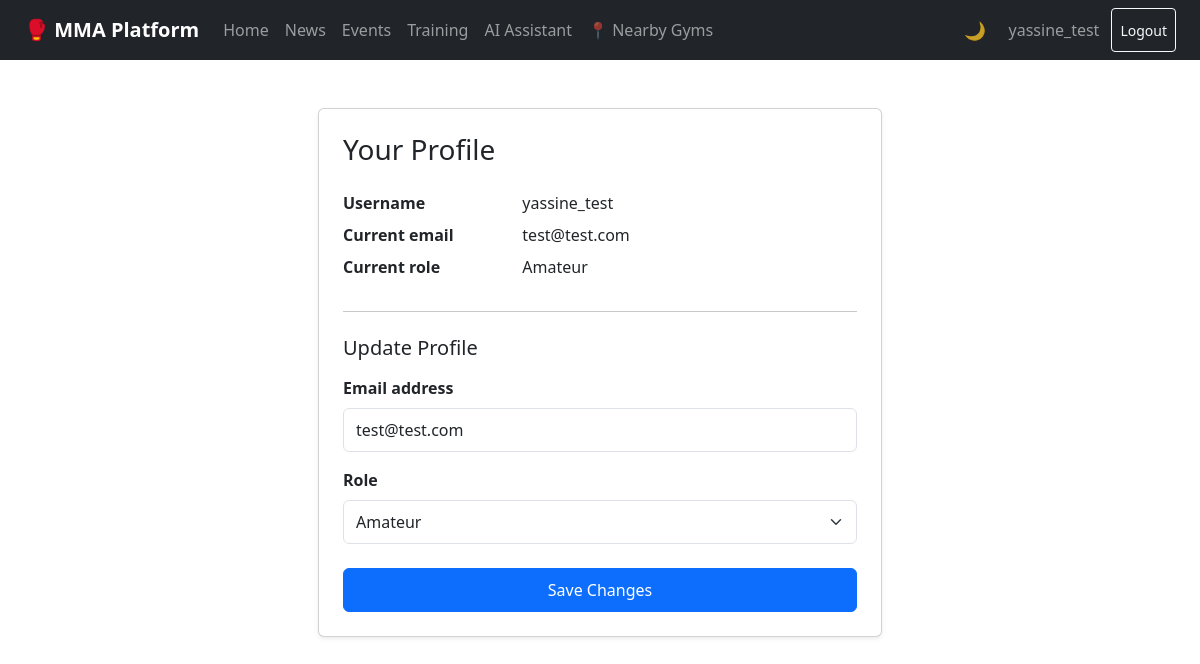
The app's page /accounts/profile/ (signed in) with its own data.
### apps/accounts/models.py (models this page shows)
class User(AbstractUser):
    ROLE_CHOICES = [
        ("amateur", "Amateur"),
        ("coach", "Coach"),
        ("admin", "Admin"),
    ]
    role = models.CharField(max_length=10, choices=ROLE_CHOICES, default="amateur")
    preferences = models.JSONField(default=dict, blank=True)
    is_suspended = models.BooleanField(default=False)

### apps/accounts/views.py (the view, shortened to what this page needs)
# urls.py: path("profile/", views.ProfileView.as_view(), name="profile"),
class ProfileView(LoginRequiredMixin, View):
    template_name = "accounts/profile.html"
    def get(self, request):
        form = ProfileUpdateForm(
            initial={
                "email": request.user.email,
                "role": request.user.role,
            }
        )
        return render(request, self.template_name, {"form": form, "user": request.user})

### apps/accounts/forms.py
class ProfileUpdateForm(forms.Form):
    email = forms.EmailField(
        widget=forms.EmailInput(attrs={"autocomplete": "email"}),
        error_messages={
            "required": "Please enter your email address.",
            "invalid": "Please enter a valid email address.",
        },
    )
    role = forms.ChoiceField(
        choices=REGISTRATION_ROLE_CHOICES,
        error_messages={
            "required": "Please select a role.",
            "invalid_choice": "Please select a valid role.",
        },
    )

### templates/accounts/profile.html (shortened to what this page needs)
{% extends "base.html" %}
{% block content %}
<div class="container py-5">
    <div class="row justify-content-center">
        <div class="col-12 col-sm-10 col-md-8 col-lg-6">
            <div class="card shadow-sm">
                <div class="card-body p-4">
                    <h1 class="card-title h3 mb-4">Your Profile</h1>
                    <div class="mb-4">
                        <dl class="row mb-0">
                            <dt class="col-sm-4">Username</dt>
                            <dd class="col-sm-8">{{ user.username }}</dd>
                            <dt class="col-sm-4">Current email</dt>
                            <dd class="col-sm-8">{{ user.email }}</dd>
                            <dt class="col-sm-4">Current role</dt>
                            <dd class="col-sm-8">{{ user.get_role_display|default:user.role }}</dd>
                        </dl>
                    </div>
                    <hr class="mb-4">
                    <h2 class="h5 mb-3">Update Profile</h2>
                    <form method="post" novalidate>
                        <div class="mb-3">
                            <label for="{{ form.email.id_for_label }}" class="form-label fw-semibold">
                                Email address
                            </label>
                            <input
                                type="email"
                                id="{{ form.email.id_for_label }}"
                                name="email"
                                value="{{ form.email.value|default:'' }}"
                                class="form-control{% if form.email.errors %} is-invalid{% endif %}"
                                autocomplete="email"
                                required
                                style="min-height: 44px;"
                            >
                        </div>
                        <div class="mb-4">
                            <label for="{{ form.role.id_for_label }}" class="form-label fw-semibold">
                                Role
                            </label>
                            <select
                                id="{{ form.role.id_for_label }}"
                                name="role"
                                class="form-select{% if form.role.errors %} is-invalid{% endif %}"
                                required
                                style="min-height: 44px;"
                            >
                                {% for value, label in form.role.field.choices %}
                                    <option value="{{ value }}"{% if form.role.value == value %} selected{% endif %}>
                                        {{ label }}
                                    </option>
                                {% endfor %}
                            </select>
                        </div>
                        <div class="d-grid">
                            <button type="submit" class="btn btn-primary py-2 px-4" style="min-height: 44px;">
                                Save Changes
                            </button>
                        </div>
                    </form>
                </div>
            </div>
        </div>
    </div>
</div>
{% endblock %}

### templates/base.html (shortened to what this page needs)
{% load static %}
<!DOCTYPE html>
<html lang="en" data-bs-theme="light">
<head>
    <link rel="stylesheet" href="https://cdn.jsdelivr.net/npm/bootstrap@5.3.0/dist/css/bootstrap.min.css">
    <link rel="stylesheet" href="https://unpkg.com/leaflet@1.9.4/dist/leaflet.css">
</head>
<body>
    <nav class="navbar navbar-expand-lg navbar-dark bg-dark" aria-label="Main navigation">
        <div class="container">
            <a class="navbar-brand fw-bold" href="{% url 'core:home' %}">🥊 MMA Platform</a>
            <div class="collapse navbar-collapse" id="mainNavbar">
                <ul class="navbar-nav me-auto mb-2 mb-lg-0">
                    <li class="nav-item"><a class="nav-link" href="{% url 'core:home' %}">Home</a></li>
                    <li class="nav-item"><a class="nav-link" href="{% url 'news:list' %}">News</a></li>
                    <li class="nav-item"><a class="nav-link" href="{% url 'events:calendar' %}">Events</a></li>
                    <li class="nav-item"><a class="nav-link" href="{% url 'training:stopwatch' %}">Training</a></li>
                    <li class="nav-item"><a class="nav-link" href="{% url 'ai_assistant:chat' %}">AI Assistant</a></li>
                    <li class="nav-item">
                        <button class="nav-link btn btn-link" data-bs-toggle="modal"
                                data-bs-target="#gymsMapModal" style="min-height:44px;"
                                title="Find nearby MMA gyms">
                            📍 Nearby Gyms
                        </button>
                    </li>
                </ul>
                <ul class="navbar-nav ms-auto mb-2 mb-lg-0 align-items-lg-center gap-1">
                    <li class="nav-item">
                        <button id="dark-mode-btn" aria-label="Toggle dark mode" title="Toggle dark mode">
                        </button>
                    </li>
                    {% if user.is_authenticated %}
                        <li class="nav-item">
                            <a class="nav-link" href="{% url 'accounts:profile' %}">{{ user.username }}</a>
                        </li>
                        <li class="nav-item">
                            <form method="post" action="{% url 'accounts:logout' %}" class="d-inline">
                                <button type="submit" class="btn btn-outline-light btn-sm" style="min-height:44px;">
                                    Logout
                                </button>
                            </form>
                        </li>
                    {% endif %}
                </ul>
            </div>
        </div>
    </nav>
    <main>{% block content %}{% endblock %}</main>
</body>
</html>

### templates/base.html (style rules this page uses)
html { height: 100%; overflow-x: hidden; }
body { min-height: 100vh; height: 100%; display: flex; flex-direction: column; overflow-x: hidden; }
main { flex: 1 1 auto; }
.container { width: 100% !important; max-width: 100% !important; padding-left: 1.5rem; padding-right: 1.5rem; }
.navbar > .container { max-width: 100% !important; }
* { box-sizing: border-box; }
.navbar-nav .nav-link, .navbar-brand { min-height: 44px; display: inline-flex; align-items: center; }
.navbar-nav .btn { min-height: 44px; }
#dark-mode-btn { min-height: 44px; min-width: 44px; font-size: 1.1rem; border: none; background: transparent; cursor: pointer; padding: 0 8px; color: rgba(255,255,255,0.75); transition: color 0.2s; }

### records on screen
User: username "yassine_test", email "test@test.com", role "Amateur"
